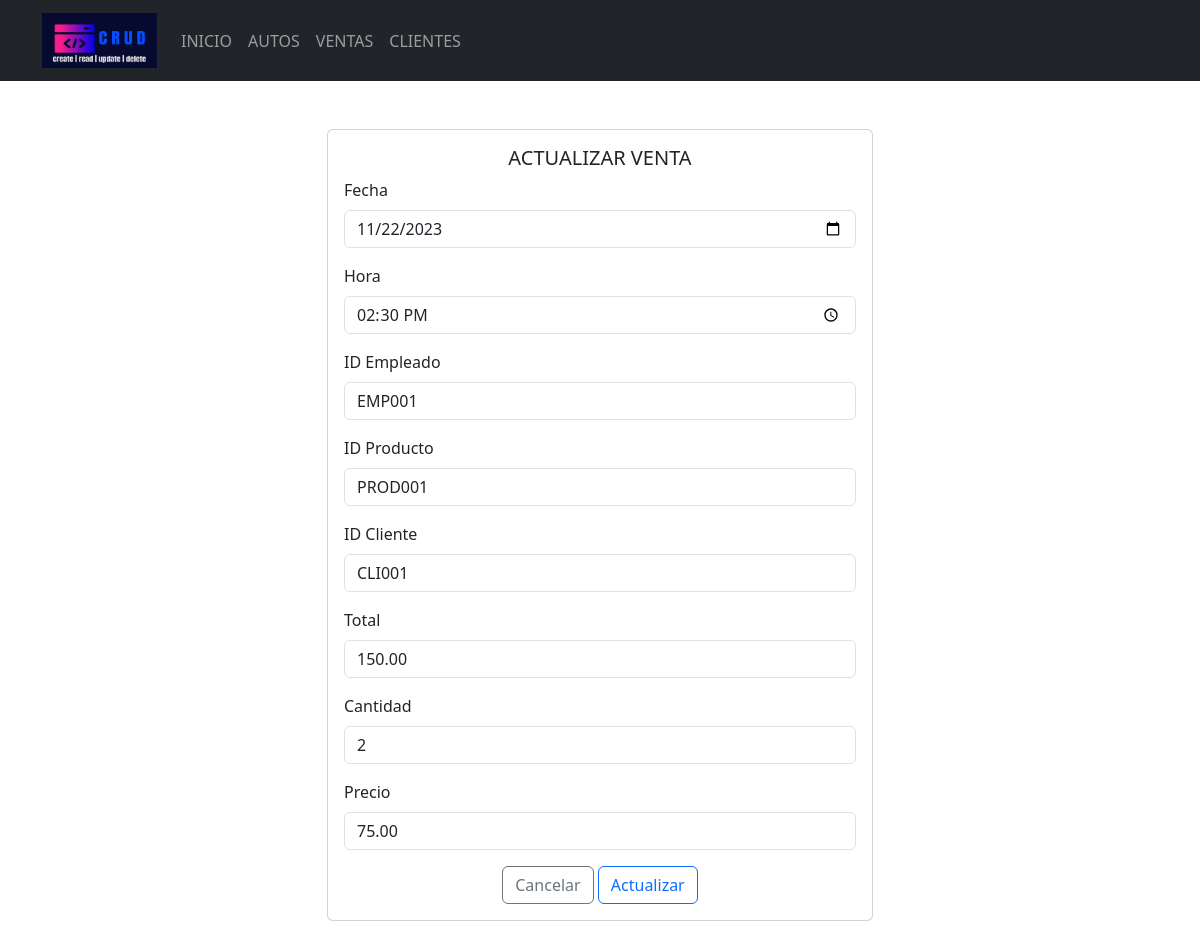
The page /Formularios/categorias/actualizar.php?id_ventas=1 on the database its author committed.
### tables this page shows
CREATE TABLE `ventas` (
  `id_ventas` INT(11) PRIMARY KEY AUTO_INCREMENT,
  `fecha` VARCHAR(50) NOT NULL,
  `hora` VARCHAR(50) NOT NULL,
  `id_empl` VARCHAR(10) NOT NULL,
  `id_prod` VARCHAR(10) NOT NULL,
  `id_cli` VARCHAR(10) NOT NULL,
  `total` VARCHAR(50) NOT NULL,
  `cantidad` VARCHAR(50) NOT NULL,
  `precio` VARCHAR(50) NOT NULL
);

### Formularios/categorias/actualizar.php (the view, shortened to what this page needs)
<!DOCTYPE html>
<html lang="es">
<head>
    <link rel="stylesheet" href="<?php echo base_url; ?>css/bootstrap.min.css">
</head>
<body>
    <header>
        <nav class="navbar navbar-expand-lg bg-dark" data-bs-theme="dark">
            <div class="container">
                <a class="navbar-brand" href="<?php echo base_url; ?>">
                    <img src="<?php echo base_url; ?>img/logo.png" alt="logo" height="55" width="115">
                </a>
                <div class="collapse navbar-collapse" id="mi-menu">
                    <ul class="navbar-nav">
                        <li class="nav-item">
                            <a class="nav-link" href="<?php echo base_url; ?>">INICIO</a>
                        </li>
                        <li class="nav-item">
                            <a class="nav-link" href="<?php echo base_url; ?>Formularios/productos/index.php">AUTOS</a>
                        </li>
                        <li class="nav-item">
                            <a class="nav-link"
                                href="<?php echo base_url; ?>Formularios/categorias/index.php">VENTAS</a>
                        </li>
                        <li class="nav-item">
                            <a class="nav-link" href="<?php echo base_url; ?>Formularios/marcas/index.php">CLIENTES</a>
                        </li>
                    </ul>
                </div>
            </div>
        </nav>
    </header>
    <div class="container mt-5 mb-5">
        <div class="row justify-content-center">
            <div class="col-md-6">
                <div class="card">
                    <div class="card-body">
                        <h5 class="card-title text-center">ACTUALIZAR VENTA</h5>
                        <form action="<?php echo base_url; ?>CRUDC/editarDatos.php" method="post">
                            <?php
                            include_once("../../config/conexion.php");
                            $sql = "SELECT * FROM ventas WHERE id_ventas =" . $_REQUEST['id_ventas'];
                            $resultado = $conexion->query($sql);
                            $row = $resultado->fetch_assoc();
                            ?>
                            <div class="mb-3">
                                <label for="fecha" class="form-label">Fecha</label>
                                <input type="date" class="form-control" id="fecha" name="fecha"
                                    value="<?php echo $row['fecha'] ?>" required>
                            </div>
                            <div class="mb-3">
                                <label for="hora" class="form-label">Hora</label>
                                <input type="time" class="form-control" id="hora" name="hora"
                                    value="<?php echo $row['hora'] ?>" required>
                            </div>
                            <div class="mb-3">
                                <label for="id_empl" class="form-label">ID Empleado</label>
                                <input type="text" class="form-control" id="id_empl" name="id_empl"
                                    value="<?php echo $row['id_empl'] ?>" required>
                            </div>
                            <div class="mb-3">
                                <label for="id_prod" class="form-label">ID Producto</label>
                                <input type="text" class="form-control" id="id_prod" name="id_prod"
                                    value="<?php echo $row['id_prod'] ?>" required>
                            </div>
                            <div class="mb-3">
                                <label for="id_cli" class="form-label">ID Cliente</label>
                                <input type="text" class="form-control" id="id_cli" name="id_cli"
                                    value="<?php echo $row['id_cli'] ?>" required>
                            </div>
                            <div class="mb-3">
                                <label for="total" class="form-label">Total</label>
                                <input type="text" class="form-control" id="total" name="total"
                                    value="<?php echo $row['total'] ?>" required>
                            </div>
                            <div class="mb-3">
                                <label for="cantidad" class="form-label">Cantidad</label>
                                <input type="text" class="form-control" id="cantidad" name="cantidad"
                                    value="<?php echo $row['cantidad'] ?>" required>
                            </div>
                            <div class="mb-3">
                                <label for="precio" class="form-label">Precio</label>
                                <input type="text" class="form-control" id="precio" name="precio"
                                    value="<?php echo $row['precio'] ?>" required>
                            </div>
                            <div class="text-center">
                                <a href="../categorias/index.php" type="submit"
                                    class="btn btn-outline-secondary">Cancelar</a>
                                <button type="submit" class="btn btn-outline-primary">Actualizar</button>
                            </div>
                        </form>
                    </div>
                </div>
            </div>
        </div>
    </div>
</body>
</html>

### rows shown on the page
ventas: fecha "11/22/2023", hora "14:30:00", id_empl "EMP001", id_prod "PROD001", id_cli "CLI001", total "150.00", cantidad "2", precio "75.00"
